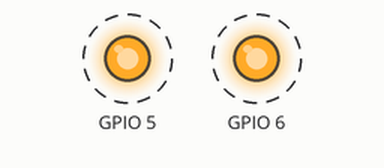
The program below on a simulated Raspberry Pi (BCM pin numbers). Parts: output pins drawn as LEDs (lit = HIGH). Dashed ring = blinking. At 18.0 s the program stops and its outputs stay as they are.

Above: at 0.5 s.
Timing chart, 0 to 4.6 s (numbered marks = the images above):
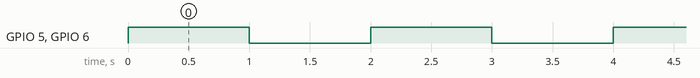

The program:

xiaodeng.py
```python
import RPi.GPIO as GPIO
from time import sleep
GPIO.setmode(GPIO.BCM)   #采用BCM编码
GPIO.setup(5,GPIO.OUT)   #指定使用5号编口
GPIO.setup(6,GPIO.OUT)
for i in range(1,10):
    GPIO.output(5,GPIO.HIGH)
    GPIO.output(6,GPIO.HIGH)
    sleep(1)
    GPIO.output(5,GPIO.LOW)
    GPIO.output(6,GPIO.LOW)
    sleep(1)
GPIO.cleanup()
```

Measured:
- by itself, GPIO 5, GPIO 6: alternates HIGH for 1.0 s and LOW for 1.0 s, 18 changes in all, then stays LOW
